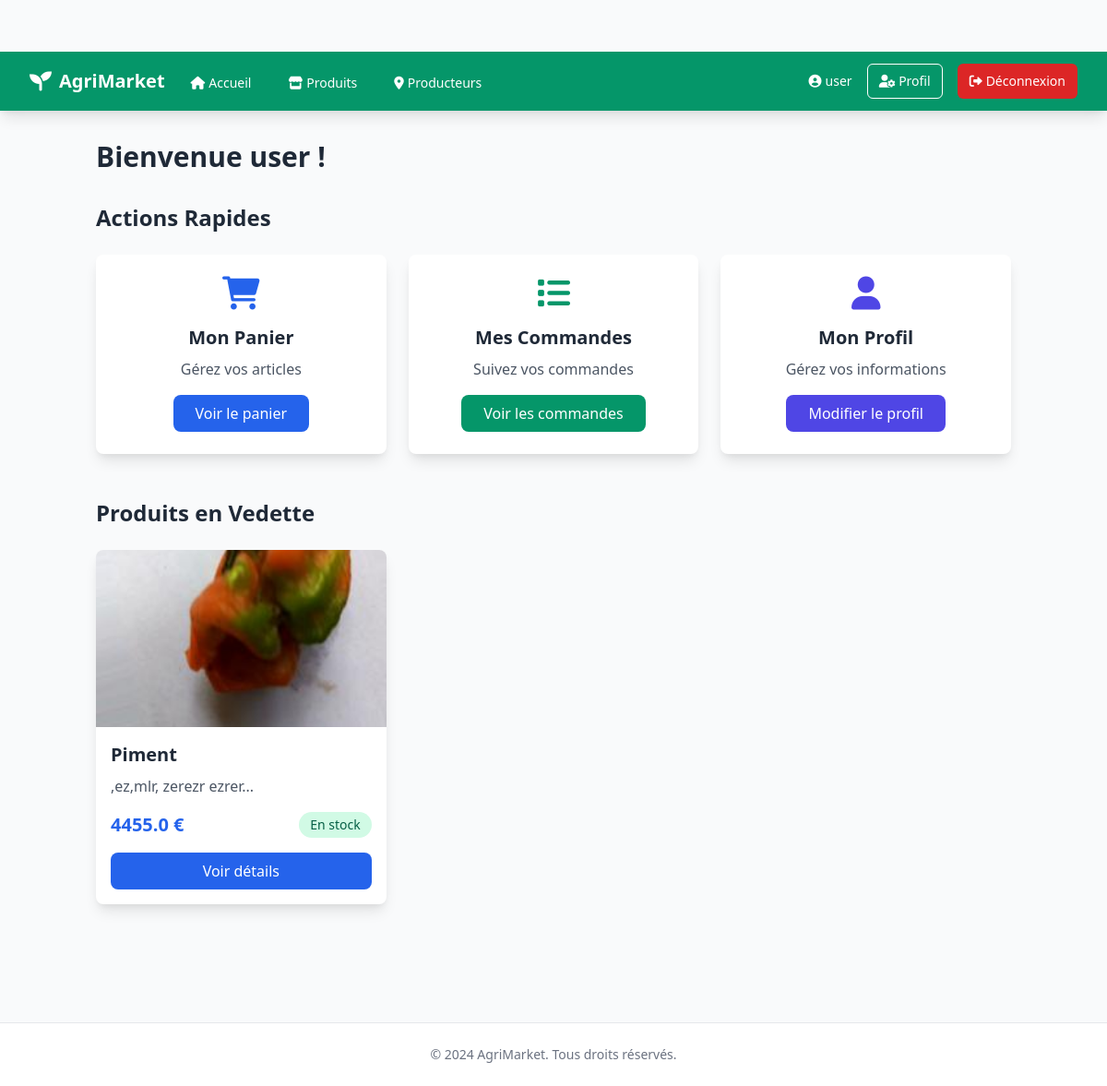
The app's page / (signed in) with its own data.
### app/models/user.py (models this page shows, shortened)
class User(UserMixin, db.Model):
    id = db.Column(db.Integer, primary_key=True)
    username = db.Column(db.String(80), unique=True, nullable=False)
    email = db.Column(db.String(120), unique=True, nullable=False)
    password_hash = db.Column(db.String(128))
    user_type = db.Column(db.String(20), nullable=False, default='client')  # 'client' ou 'vendeur'
    is_active = db.Column(db.Boolean, default=True)
    created_at = db.Column(db.DateTime, default=datetime.utcnow)
    last_login = db.Column(db.DateTime)
    def is_vendeur(self):
        return self.user_type == 'vendeur'

### app/models/product.py (models this page shows, shortened)
class Product(db.Model):
    id = db.Column(db.Integer, primary_key=True)
    name = db.Column(db.String(100), nullable=False)
    description = db.Column(db.Text, nullable=False)
    price = db.Column(db.Float, nullable=False)
    stock = db.Column(db.Integer, nullable=False)
    category = db.Column(db.String(50), nullable=False)
    image_path = db.Column(db.String(255))
    created_at = db.Column(db.DateTime, default=datetime.utcnow)
    updated_at = db.Column(db.DateTime, default=datetime.utcnow, onupdate=datetime.utcnow)
    seller_id = db.Column(db.Integer, db.ForeignKey('user.id'), nullable=False)
    seller = db.relationship('User', backref=db.backref('products', lazy=True))
    def get_image_url(self):
        if self.image_path:
            return self.image_path
        return None

### app/controllers/main_controller.py (the view)
@main_bp.route('/')
def home():
    latest_products = Product.query.order_by(Product.created_at.desc()).limit(6).all()
    if current_user.is_authenticated:
        if current_user.is_vendeur():
            total_products = Product.query.count()
            products_in_stock = Product.query.filter(Product.stock > 0).count()
            low_stock_products = Product.query.filter(Product.stock <= 5).count()
            return render_template('home_vendeur.html',
                                latest_products=latest_products,
                                total_products=total_products,
                                products_in_stock=products_in_stock,
                                low_stock_products=low_stock_products)
        else:
            return render_template('home_client.html', latest_products=latest_products)
    else:
        return render_template('home_visitor.html', latest_products=latest_products)

### app/models/user.py (called while the page is built)
@login_manager.user_loader
def load_user(id):
    return User.query.get(int(id))

### app/templates/home_client.html
{% extends "base.html" %} {% block content %}
<div class="container mx-auto px-4 py-8">
  <div class="mb-8">
    <h1 class="text-3xl font-bold text-gray-800">
      Bienvenue {{ current_user.username }} !
    </h1>
  </div>
  <div>
    <h2 class="text-2xl font-semibold text-gray-800 mb-6">Actions Rapides</h2>
    <div class="grid grid-cols-1 md:grid-cols-3 gap-6">
      <div class="bg-white rounded-lg shadow-lg p-6 text-center">
        <i class="fas fa-shopping-cart text-4xl text-blue-600 mb-4"></i>
        <h3 class="text-xl font-semibold text-gray-800 mb-2">Mon Panier</h3>
        <p class="text-gray-600 mb-4">Gérez vos articles</p>
        <a
          href="#"
          class="inline-block bg-blue-600 text-white px-6 py-2 rounded-lg hover:bg-blue-700 transition duration-200"
        >
          Voir le panier
        </a>
      </div>
      <div class="bg-white rounded-lg shadow-lg p-6 text-center">
        <i class="fas fa-list text-4xl text-green-600 mb-4"></i>
        <h3 class="text-xl font-semibold text-gray-800 mb-2">Mes Commandes</h3>
        <p class="text-gray-600 mb-4">Suivez vos commandes</p>
        <a
          href="#"
          class="inline-block bg-green-600 text-white px-6 py-2 rounded-lg hover:bg-green-700 transition duration-200"
        >
          Voir les commandes
        </a>
      </div>
      <div class="bg-white rounded-lg shadow-lg p-6 text-center">
        <i class="fas fa-user text-4xl text-indigo-600 mb-4"></i>
        <h3 class="text-xl font-semibold text-gray-800 mb-2">Mon Profil</h3>
        <p class="text-gray-600 mb-4">Gérez vos informations</p>
        <a
          href="#"
          class="inline-block bg-indigo-600 text-white px-6 py-2 rounded-lg hover:bg-indigo-700 transition duration-200"
        >
          Modifier le profil
        </a>
      </div>
    </div>
  </div>
  <div class="mb-12 mt-12">
    <h2 class="text-2xl font-semibold text-gray-800 mb-6">
      Produits en Vedette
    </h2>
    <div class="grid grid-cols-1 md:grid-cols-2 lg:grid-cols-3 gap-6">
      {% for product in latest_products %}
      <div class="bg-white rounded-lg shadow-lg overflow-hidden">
        {% if product.get_image_url() %}
        <img
          src="{{ url_for('static', filename='uploads/' + product.get_image_url()) }}"
          alt="{{ product.name }}"
          class="w-full h-48 object-cover"
        />
        {% else %}
        <img
          src="{{ url_for('static', filename='images/no-image.jpg') }}"
          alt="No image"
          class="w-full h-48 object-cover"
        />
        {% endif %}
        <div class="p-4">
          <h3 class="text-xl font-semibold text-gray-800 mb-2">
            {{ product.name }}
          </h3>
          <p class="text-gray-600 mb-4">{{ product.description[:100] }}...</p>
          <div class="flex justify-between items-center">
            <span class="text-xl font-bold text-blue-600"
              >{{ product.price }} €</span
            >
            {% if product.stock > 0 %}
            <span
              class="px-3 py-1 bg-green-100 text-green-800 rounded-full text-sm"
              >En stock</span
            >
            {% else %}
            <span class="px-3 py-1 bg-red-100 text-red-800 rounded-full text-sm"
              >Rupture de stock</span
            >
            {% endif %}
          </div>
          <a
            href="#"
            class="mt-4 block w-full text-center bg-blue-600 text-white py-2 rounded-lg hover:bg-blue-700 transition duration-200"
          >
            Voir détails
          </a>
        </div>
      </div>
      {% endfor %}
    </div>
  </div>
</div>
{% endblock %}

### app/templates/base.html (shortened to what this page needs)
<!DOCTYPE html>
<html lang="fr">
  <head>
    <link
      href="https://cdn.jsdelivr.net/npm/tailwindcss@2.2.19/dist/tailwind.min.css"
      rel="stylesheet"
    />
    <link
      rel="stylesheet"
      href="https://cdnjs.cloudflare.com/ajax/libs/font-awesome/6.0.0/css/all.min.css"
    />
  </head>
  <body class="bg-gray-50">
    {% if current_user.is_authenticated and current_user.is_vendeur() %}
    <nav class="bg-green-600 shadow-lg">
      <div class="max-w-7xl mx-auto px-4 sm:px-6 lg:px-8">
        <div class="flex justify-between h-16">
          <div class="flex">
            <div class="flex-shrink-0 flex items-center">
              <a href="{{ url_for('main.home') }}" class="flex items-center">
                <i class="fas fa-seedling text-white text-2xl mr-2"></i>
                <span class="text-xl font-bold text-white">AgriMarket</span>
              </a>
            </div>
            <div class="hidden sm:ml-6 sm:flex sm:space-x-8">
              <a
                href="{{ url_for('main.home') }}"
                class="inline-flex items-center px-1 pt-1 text-sm font-medium text-white hover:text-green-100 transition-colors duration-200"
              >
                <i class="fas fa-home mr-1"></i>Tableau de bord
              </a>
              <a
                href="{{ url_for('product.list_products') }}"
                class="inline-flex items-center px-1 pt-1 text-sm font-medium text-white hover:text-green-100 transition-colors duration-200"
              >
                <i class="fas fa-store mr-1"></i>Mes Produits
              </a>
              <a
                href="{{ url_for('product.create_product') }}"
                class="inline-flex items-center px-1 pt-1 text-sm font-medium text-white hover:text-green-100 transition-colors duration-200"
              >
                <i class="fas fa-plus-circle mr-1"></i>Ajouter un produit
              </a>
              <a
                href="{{ url_for('user.dashboard') }}"
                class="inline-flex items-center px-1 pt-1 text-sm font-medium text-white hover:text-green-100 transition-colors duration-200"
              >
                <i class="fas fa-chart-line mr-1"></i>Statistiques
              </a>
            </div>
          </div>
          <div class="hidden sm:ml-6 sm:flex sm:items-center">
            <div class="ml-3 relative">
              <div class="flex items-center space-x-4">
                <span class="text-sm text-white">
                  <i class="fas fa-user-circle mr-1"></i>{{
                  current_user.username }}
                </span>
                <a
                  href="{{ url_for('user.profile') }}"
                  class="inline-flex items-center px-3 py-2 border border-white text-sm font-medium rounded-md text-white hover:bg-green-700 focus:outline-none focus:ring-2 focus:ring-offset-2 focus:ring-green-500 transition-colors duration-200"
                >
                  <i class="fas fa-user-cog mr-1"></i>Profil
                </a>
                <a
                  href="{{ url_for('user.logout') }}"
                  class="inline-flex items-center px-3 py-2 border border-transparent text-sm font-medium rounded-md text-white bg-red-600 hover:bg-red-700 focus:outline-none focus:ring-2 focus:ring-offset-2 focus:ring-red-500 transition-colors duration-200"
                >
                  <i class="fas fa-sign-out-alt mr-1"></i>Déconnexion
                </a>
              </div>
            </div>
          </div>
        </div>
      </div>
    </nav>
    {% else %}
    <nav class="bg-green-600 shadow-lg">
      <div class="max-w-7xl mx-auto px-4 sm:px-6 lg:px-8">
        <div class="flex justify-between h-16">
          <div class="flex">
            <div class="flex-shrink-0 flex items-center">
              <a href="{{ url_for('main.home') }}" class="flex items-center">
                <i class="fas fa-seedling text-white text-2xl mr-2"></i>
                <span class="text-xl font-bold text-white">AgriMarket</span>
              </a>
            </div>
            <div class="hidden sm:ml-6 sm:flex sm:space-x-8">
              <a
                href="{{ url_for('main.home') }}"
                class="inline-flex items-center px-1 pt-1 text-sm font-medium text-white hover:text-green-100 transition-colors duration-200"
              >
                <i class="fas fa-home mr-1"></i>Accueil
              </a>
              <a
                href="{{ url_for('product.list_products') }}"
                class="inline-flex items-center px-1 pt-1 text-sm font-medium text-white hover:text-green-100 transition-colors duration-200"
              >
                <i class="fas fa-store mr-1"></i>Produits
              </a>
              <a
                href="#"
                class="inline-flex items-center px-1 pt-1 text-sm font-medium text-white hover:text-green-100 transition-colors duration-200"
              >
                <i class="fas fa-map-marker-alt mr-1"></i>Producteurs
              </a>
            </div>
          </div>
          <div class="hidden sm:ml-6 sm:flex sm:items-center">
            {% if current_user.is_authenticated %}
            <div class="ml-3 relative">
              <div class="flex items-center space-x-4">
                <span class="text-sm text-white">
                  <i class="fas fa-user-circle mr-1"></i>{{
                  current_user.username }}
                </span>
                <a
                  href="{{ url_for('user.profile') }}"
                  class="inline-flex items-center px-3 py-2 border border-white text-sm font-medium rounded-md text-white hover:bg-green-700 focus:outline-none focus:ring-2 focus:ring-offset-2 focus:ring-green-500 transition-colors duration-200"
                >
                  <i class="fas fa-user-cog mr-1"></i>Profil
                </a>
                <a
                  href="{{ url_for('user.logout') }}"
                  class="inline-flex items-center px-3 py-2 border border-transparent text-sm font-medium rounded-md text-white bg-red-600 hover:bg-red-700 focus:outline-none focus:ring-2 focus:ring-offset-2 focus:ring-red-500 transition-colors duration-200"
                >
                  <i class="fas fa-sign-out-alt mr-1"></i>Déconnexion
                </a>
              </div>
            </div>
            {% endif %}
          </div>
        </div>
      </div>
    </nav>
    {% endif %}
    <main>{% block content %}{% endblock %}</main>
    <footer class="bg-white border-t border-gray-200 mt-12">
      <div class="max-w-7xl mx-auto py-6 px-4 sm:px-6 lg:px-8">
        <p class="text-center text-sm text-gray-500">
          © 2024 AgriMarket. Tous droits réservés.
        </p>
      </div>
    </footer>
  </body>
</html>

### app/templates/base.html (style rules this page uses)
body { padding-top: 56px; }

### records on screen
User: username "user"
Product: image_path (picture), name "Piment", description ",ez,mlr, zerezr ezrer", price "4455.0", stock "En stock"
